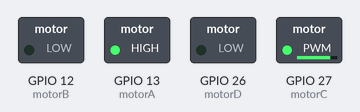
Simulated run of this program. Board: ESP32 board running MicroPython. Shown: switched loads named in the program (green lamp = pin HIGH). Library files of the repository ran but are not shown: 1 file(s).

Above: at 0.05 s.
At 1.95 s:
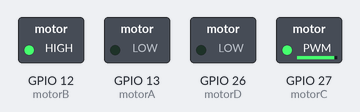
At 3.8 s:
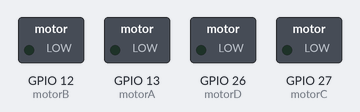
Timing chart, 0 to 7.1 s (numbered marks = the images above):
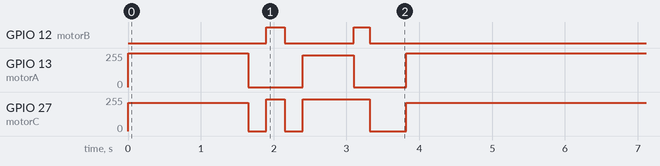

The program:

main.py
```python
from machine import Pin, PWM
import time

frequency = 240
duty_2 = 1023
duty_3 = 850
duty = 950
duty_4 = 700
time_1 = 1650
time_2 = 500
time_3 = 700
time_4 = 250
time_5 = 220
motorA = PWM((Pin(13, Pin.OUT)), frequency)
motorB = PWM((Pin(12, Pin.OUT)), frequency)
motorC = PWM((Pin(27, Pin.OUT)), frequency)
motorD = PWM((Pin(26, Pin.OUT)), frequency)

def motor_1(on, off): #IZQUIERDO
    motorA.duty(on)
    motorB.duty(off)

def motor_2(on, off): #DERECHO
    motorC.duty(on)
    motorD.duty(off)

while True:
    motor_1(duty_2,0) #Forward
    motor_2(duty_3,0)
    time.sleep_ms(time_1)
    motor_1(0,0)#Stop
    motor_2(0,0)
    time.sleep_ms(time_4)
    motor_1(0,duty_2) #Left
    motor_2(duty,0)
    time.sleep_ms(time_4)
    motor_1(0,0)#Stop
    motor_2(0,0)
    time.sleep_ms(time_4)
    motor_1(duty,0) #Forward
    motor_2(duty,0)
    time.sleep_ms(time_3)
    motor_1(0,duty_2) #Left
    motor_2(duty,0)
    time.sleep_ms(time_5)
    motor_1(0,0) #Stop
    motor_2(0,0)
    time.sleep_ms(time_2)
    motor_1(duty_2,0) #Forward
    motor_2(duty_3,0)
    time.sleep_ms(time_1)
```

Measured:
- by itself, GPIO 12 (motorB): repeats every 5.5 s: LOW 0.95 s, HIGH 0.22 s, LOW 4.1 s, HIGH 0.25 s
- by itself, GPIO 13 (motorA): repeats every 5.5 s: 0/255 0.75 s, 237/255 0.70 s, 0/255 0.72 s, 255/255 3.3 s
- by itself, GPIO 27 (motorC): repeats every 5.5 s: 0/255 0.25 s, 237/255 0.25 s, 0/255 0.25 s, 237/255 0.92 s, 0/255 0.50 s, 212/255 3.3 s
